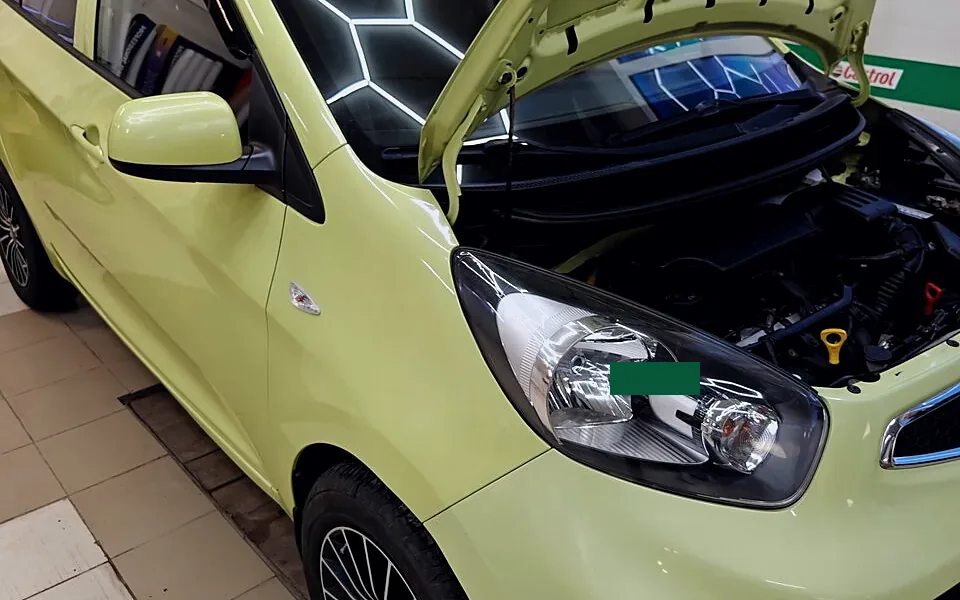
#> input picture images/works/work-08.webp, 960 x 600 px
$ python -i castrol-stripe-local.py   (imports and definitions only)
#> lines starting #> are read from the running program, lines starting #| are printed output that depends on the picture; after the words box and inside, x2 and y2 are one past the last pixel; in counts of white or black regions, pixels touching at a corner belong together
#> further down, picture is the input picture: shape (600, 960, 3); mean B, G, R 79.7, 99.7, 99.1
#!/usr/bin/env python3
"""Точечное снятие Castrol в пределах зелёной полосы."""
from __future__ import annotations

import subprocess
import tempfile
from pathlib import Path

import cv2
import numpy as np
from PIL import Image

GREEN_LO = np.array([42, 65, 30])
GREEN_HI = np.array([92, 255, 175])
REF = "f3dc0fe"


# [79 lines left out: functions git_bgr, save_webp, is_logo, fill_horizontal_band_rows, not called in this run]


def fill_work14_stripe(bgr: np.ndarray) -> int:
    h, w = bgr.shape[:2]
#> h = 600; w = 960
    b0 = bgr.copy()
    hsv0 = cv2.cvtColor(b0, cv2.COLOR_BGR2HSV)
#> hsv0: shape (600, 960, 3); mean H, S, V 65.9, 106.9, 106.3
    green0 = cv2.inRange(hsv0, GREEN_LO, GREEN_HI)
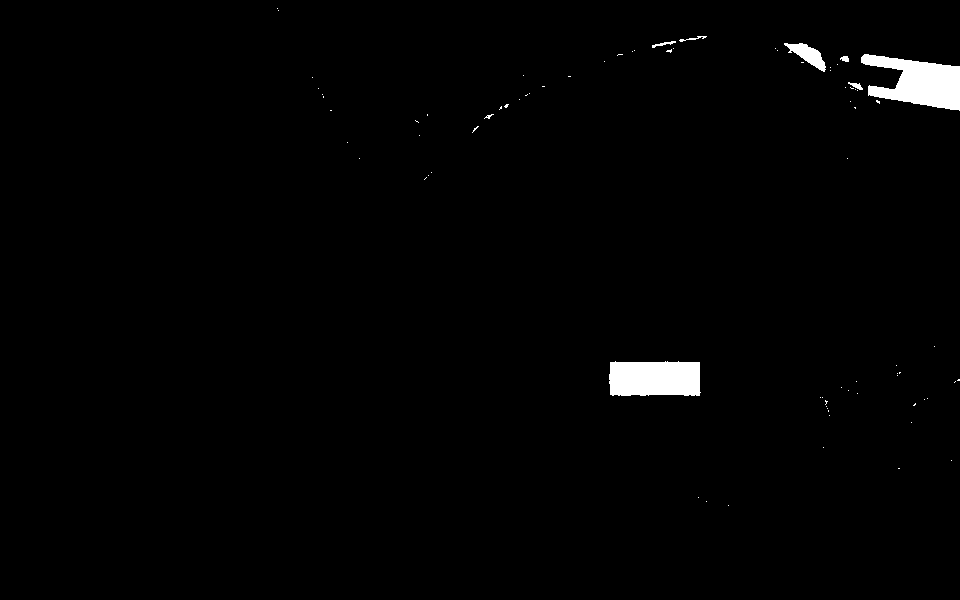
#> green0: shape (600, 960); 1.3% white; 80 white regions (72 under 20 px), largest, box (x1, y1, x2, y2) and area: (861, 54, 960, 111) 3370, (609, 361, 701, 396) 3018, (784, 43, 826, 72) 519
    y0, y1 = int(h * 0.412), int(h * 0.465)
#> y0 = 247; y1 = 279
    x1 = int(w * 0.14)
#> x1 = 134
    stripe_band = cv2.dilate(green0, np.ones((9, 9), np.uint8), iterations=2)
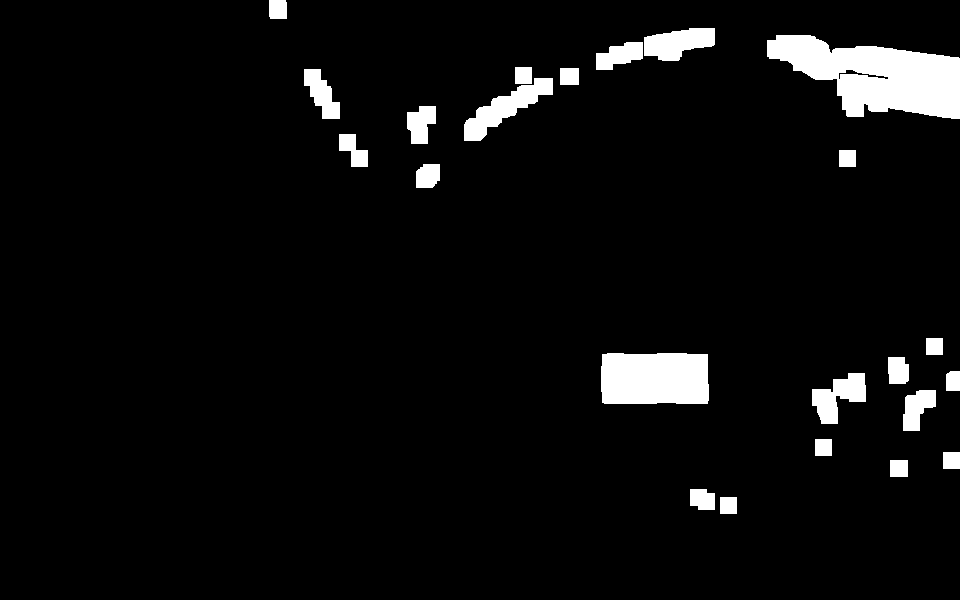
#> stripe_band: shape (600, 960); 5% white; 23 white regions, largest, box (x1, y1, x2, y2) and area: (767, 35, 960, 119) 9843, (601, 353, 709, 404) 5369, (464, 78, 553, 141) 2062
    mask = np.zeros((h, w), np.uint8)
    touched = 0
    for y in range(y0, min(y1, h)):
        for x in range(0, x1):
            if not stripe_band[y, x]:
                continue
            b, g, r = (int(b0[y, x][0]), int(b0[y, x][1]), int(b0[y, x][2]))
            if is_logo(hsv0[y, x]) or (r > 115 and g < 115 and b < 140):
                mask[y, x] = 255
                touched += 1
#> mask: shape (600, 960); every value is 0
#> after the loop, touched = 0
    if touched:
        mask = cv2.bitwise_and(mask, stripe_band)
        painted = cv2.inpaint(b0, mask, 2, cv2.INPAINT_TELEA)
        for y in range(y0, min(y1, h)):
            for x in range(0, x1):
                if stripe_band[y, x]:
                    bgr[y, x] = painted[y, x]
                else:
                    bgr[y, x] = b0[y, x]
    return touched


# [114 lines left out: functions patch_logo_near_stripe, fill_diagonal_stripe, main, not called in this run]


# [2 lines not run here, left out]

>>> import cv2
>>> picture = cv2.imread('../images/works/work-08.webp')
>>> result = fill_work14_stripe(picture)
#> result = 0
